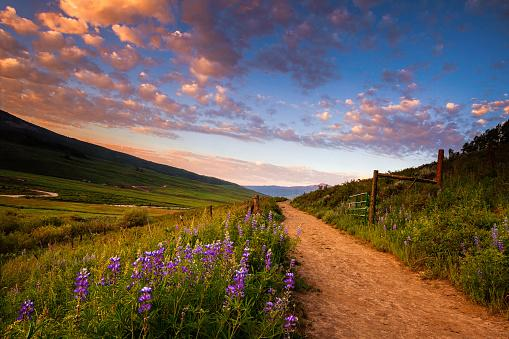
#> input picture zagovor3/data/planina-uint8.jpeg, 509 x 339 px, found by its file name
$ python script2.py
#> lines starting #> are read from the running program, lines starting #| are printed output that depends on the picture; after the words box and inside, x2 and y2 are one past the last pixel; in counts of white or black regions, pixels touching at a corner belong together
#> further down, iImage is the input picture: shape (339, 509, 3); mean R, G, B 111, 94.7, 83.5
### OSV_lib.py
import matplotlib.pyplot as plt
import numpy as np
import os, sys

# [214 lines left out: functions loadImage, displayImage, saveImage, computeHistogram, displayHistogram, equalizeHistogram and 6 more, not called in this run]

# Dodelana funkcija iz 1. vaje
def displayImage(iImage, iTitle='', iGridX=None, iGridY=None):
    fig = plt.figure(facecolor="white")
    plt.title(iTitle)

    if iGridX is not None and iGridY is not None:
        stepX = iGridX[1] - iGridX[0]
        stepY = iGridY[1] - iGridY[0]

        extent = {
            iGridX[0] - 0.5 * stepX,
            iGridX[-1] + 0.5 * stepX,
            iGridY[-1] + 0.5 * stepY,
            iGridY[0] - 0.5 * stepY,
        }

    else:
        extent = (

            0 - 0.5,
            iImage.shape[1] - 0.5,
            iImage.shape[0] - 0.5,
            0 - 0.5,
        )


    plt.imshow(iImage, cmap=plt.cm.gray, vmin=0, vmax=255, aspect="equal", extent=extent)


    return fig

# [607 lines left out: functions getPlanarCrossSection, getPlanarProjection, scaleImage, windowImage, sectionalScaleImage, gammaImage and 11 more, not called in this run]

### zagovor3/script2.py
import numpy as np
import matplotlib.pyplot as plt
import os, sys
parent_dir = "/home/urban/Faks/Obdelava slik in videa/Vaje"
sys.path.append(parent_dir)
from OSV_lib import displayImage


# Naloga 1:
def standardize_image(iImage):
    iImage = iImage.astype(np.float32)

    red = iImage[:,:,0]
    green = iImage[:,:,1]
    blue = iImage[:,:,2]

    red_slice = (red - np.mean(red)) / np.std(red)
    green_slice = (green - np.mean(green)) / np.std(green)
    blue_slice = (blue - np.mean(blue)) / np.std(blue)

    oImage = np.stack((red_slice, green_slice, blue_slice), axis=2)
    oImage = ((oImage - oImage.min()) / (oImage.max() - oImage.min()) * 255).astype(np.uint8)

    return oImage


if __name__ == "__main__":
    iImage = plt.imread("zagovor3/data/planina-uint8.jpeg")
    img_std = standardize_image(iImage)
    displayImage(img_std, 'Standardizirana slika')


# Naloga 2:
def rgb2hsl(iRGB):
    ri = iRGB[:, :, 0] / 255.0
    gi = iRGB[:, :, 1] / 255.0
    bi = iRGB[:, :, 2] / 255.0

    vi = np.max(iRGB, axis=2) / 255.0
    ci = vi - np.min(iRGB, axis=2) / 255.0
    li = (vi + np.min(iRGB, axis=2) / 255.0) / 2

    hi = np.zeros_like(vi)
    mask = (ci != 0)
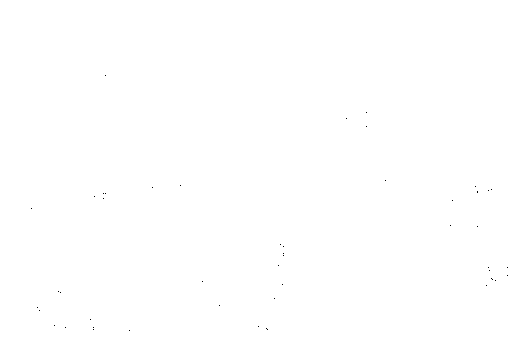
#> mask: shape (339, 509) bool; 100% white; black in thin lines or dots, all inside (x1, y1, x2, y2) = (31, 75, 508, 331)
    hi[mask & (vi == ri)] = 60 * (gi[mask & (vi == ri)] - bi[mask & (vi == ri)]) / ci[mask & (vi == ri)]
    hi[mask & (vi == gi)] = 60 * (2 + (bi[mask & (vi == gi)] - ri[mask & (vi == gi)]) / ci[mask & (vi == gi)])
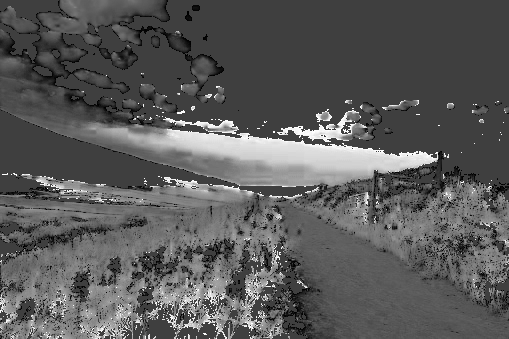
#> hi: shape (339, 509) float64; min -60, max 180, mean 25.3; drawn with min black and max white
    hi[mask & (vi == bi)] = 60 * (4 + (ri[mask & (vi == bi)] - gi[mask & (vi == bi)]) / ci[mask & (vi == bi)])
    hi[hi < 0] += 360
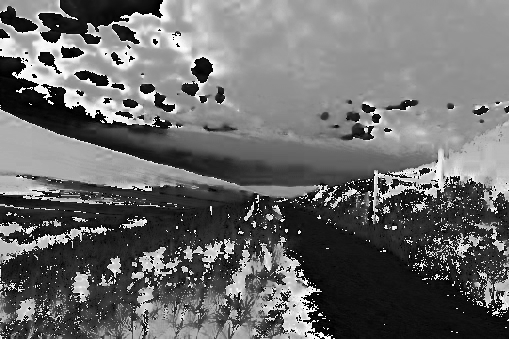
#> hi: shape (339, 509) float64; min 0, max 358.8, mean 150.1; drawn with min black and max white
    hi[ci == 0] = 0

    si = np.zeros_like(vi)
    si[mask] = ci[mask] / (1 - np.abs(2 * li[mask] - 1))

    hsl_image = np.stack((hi, si, li), axis=2)

    return hsl_image


if __name__ == "__main__":
    img_hsl = rgb2hsl(img_std)
    displayImage(img_hsl, 'HSL slika')


# Naloga 3:
if __name__ == "__main__":
    h_slice = img_hsl[:, :, 0].copy()
    mask = (h_slice >= 100) & (h_slice < 250)
#> mask: shape (339, 509) bool; 40.2% white; 364 white regions (317 under 20 px), largest, box (x1, y1, x2, y2) and area: (60, 0, 509, 177) 51677, (0, 113, 319, 199) 8181, (145, 284, 231, 339) 2736
    h_slice[mask] = h_slice[mask] / 5

    s_slice = img_hsl[:, :, 1]
    l_slice = img_hsl[:, :, 2]

    img_hsl_transformed = np.stack((h_slice, s_slice, l_slice), axis=2)
    displayImage(img_hsl_transformed, 'Transformirana HSL slika')


# Naloga 4:
def hsl2rgb(iHSL):
    h, s, l = iHSL[:, :, 0], iHSL[:, :, 1], iHSL[:, :, 2]
    c = (1 - np.abs(2 * l - 1)) * s
    h_prime = h / 60
    x = c * (1 - np.abs(h_prime % 2 - 1))

    r1 = np.zeros_like(h)
    g1 = np.zeros_like(h)
    b1 = np.zeros_like(h)

    mask = (0 <= h_prime) & (h_prime < 1)
#> mask: shape (339, 509) bool; 32.2% white; 653 white regions (583 under 20 px), largest, box (x1, y1, x2, y2) and area: (0, 174, 509, 339) 38391, (0, 56, 238, 179) 6147, (38, 0, 163, 44) 2917
    r1[mask], g1[mask], b1[mask] = c[mask], x[mask], 0
#> b1: shape (339, 509) float64; every value is 0

    mask = (1 <= h_prime) & (h_prime < 2)
#> mask: shape (339, 509) bool; 12.2% white; 717 white regions (658 under 20 px), largest, box (x1, y1, x2, y2) and area: (1, 258, 147, 339) 4505, (86, 123, 390, 187) 4224, (35, 176, 254, 207) 2032
    r1[mask], g1[mask], b1[mask] = x[mask], c[mask], 0
#> r1: shape (339, 509) float64; min 0, max 0.467, mean 0.076
#> g1: shape (339, 509) float64; min 0, max 0.478, mean 0.0483

    mask = (2 <= h_prime) & (h_prime < 3)
#> mask: shape (339, 509) bool; 5% white; 545 white regions (521 under 20 px), largest, box (x1, y1, x2, y2) and area: (153, 129, 438, 173) 5453, (281, 112, 352, 142) 527, (163, 118, 238, 134) 260
    r1[mask], g1[mask], b1[mask] = 0, c[mask], x[mask]
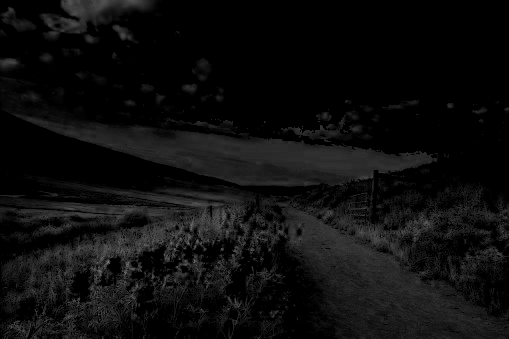
#> g1: shape (339, 509) float64; min 0, max 0.478, mean 0.0544
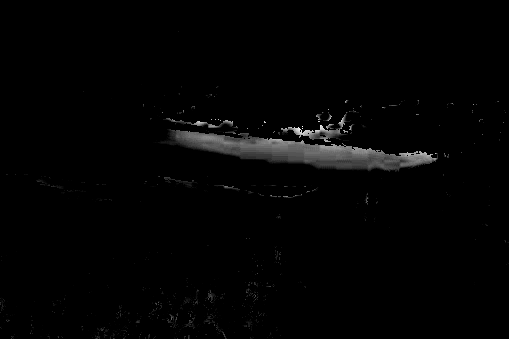
#> b1: shape (339, 509) float64; min 0, max 0.2, mean 0.00276; drawn with min black and max white

    mask = (3 <= h_prime) & (h_prime < 4)
#> mask: shape (339, 509) bool; 29.5% white; 533 white regions (493 under 20 px), largest, box (x1, y1, x2, y2) and area: (61, 0, 509, 160) 41765, (47, 133, 316, 198) 3372, (0, 0, 58, 22) 621
    r1[mask], g1[mask], b1[mask] = 0, x[mask], c[mask]

    mask = (4 <= h_prime) & (h_prime < 5)
#> mask: shape (339, 509) bool; 13.3% white; 1100 white regions (992 under 20 px), largest, box (x1, y1, x2, y2) and area: (61, 0, 264, 82) 3885, (0, 110, 178, 182) 3878, (438, 120, 509, 189) 2593
    r1[mask], g1[mask], b1[mask] = x[mask], 0, c[mask]
#> r1: shape (339, 509) float64; min 0, max 0.467, mean 0.0809
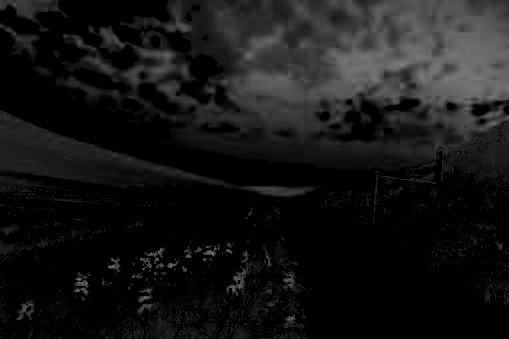
#> b1: shape (339, 509) float64; min 0, max 0.514, mean 0.0841

    mask = (5 <= h_prime) & (h_prime < 6)
#> mask: shape (339, 509) bool; 7.7% white; 1434 white regions (1361 under 20 px), largest, box (x1, y1, x2, y2) and area: (0, 23, 143, 125) 3094, (282, 286, 333, 339) 827, (123, 25, 224, 77) 818
    r1[mask], g1[mask], b1[mask] = c[mask], 0, x[mask]
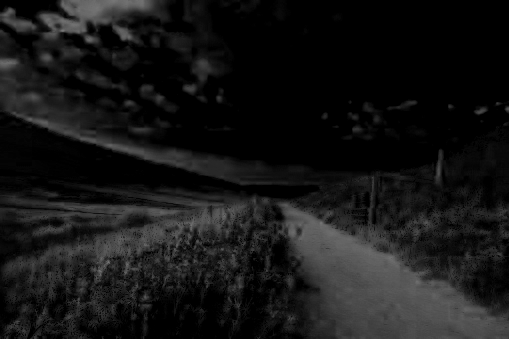
#> r1: shape (339, 509) float64; min 0, max 0.467, mean 0.087
#> b1: shape (339, 509) float64; 7.74% of pixels changed, all inside (x1, y1, x2, y2) = (0, 0, 509, 339)

    m = l - c / 2
    r, g, b = r1 + m, g1 + m, b1 + m

    oRGB = np.stack((r, g, b), axis=2)
    return oRGB


if __name__ == "__main__":
    img_rgb = hsl2rgb(img_hsl)
    displayImage(img_rgb, 'RGB slika')

    img_rgb_transformed = hsl2rgb(img_hsl_transformed)
    displayImage(img_rgb_transformed, 'Transformirana RGB slika')
